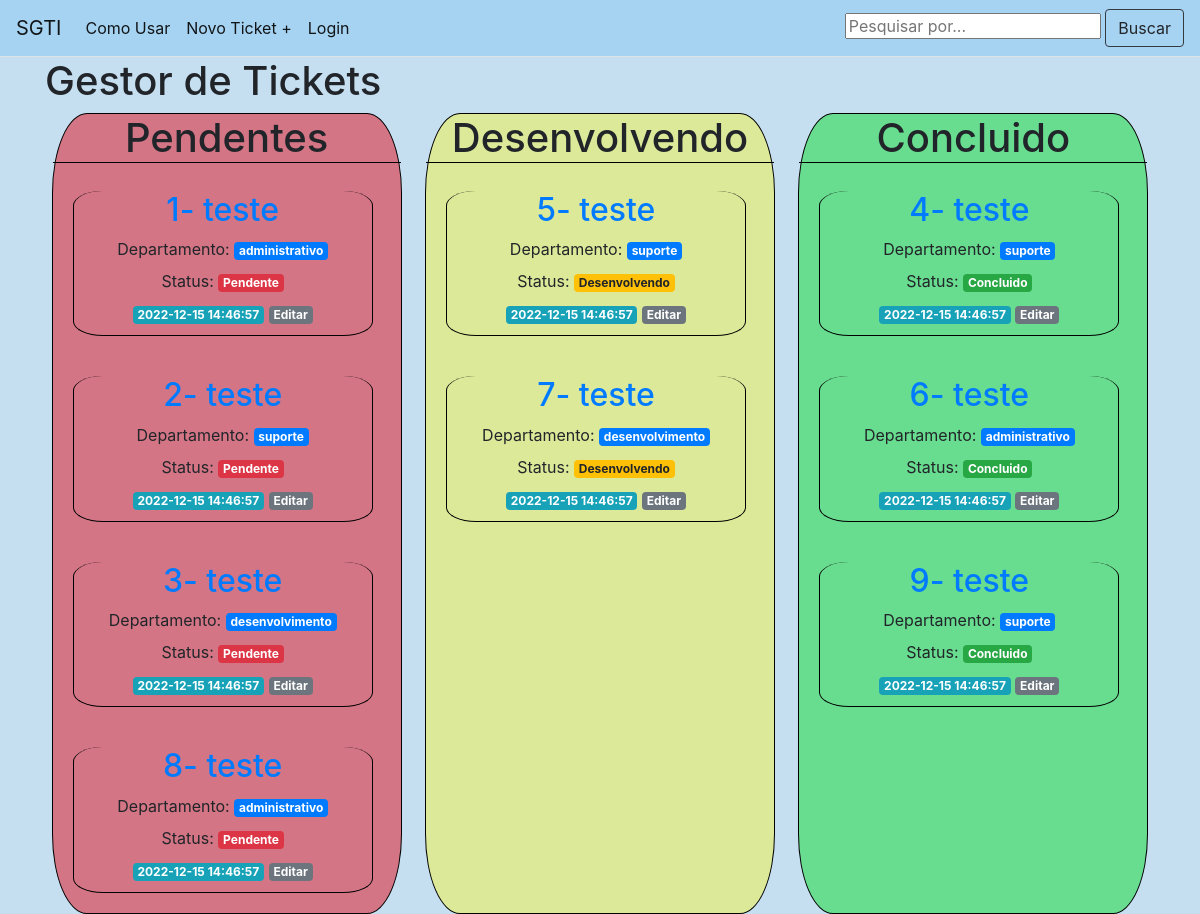
The page /home on the database its author committed.
### tables this page shows
CREATE TABLE posts (
    id INTEGER PRIMARY KEY AUTOINCREMENT,
    created TIMESTAMP NOT NULL DEFAULT CURRENT_TIMESTAMP,
    title TEXT NOT NULL,
    content TEXT NOT NULL,
    conclusao TEXT NOT NULL,
    departamentos TEXT NOT NULL,
    status TEXT NOT NULL,
    anexos TEXT NOT NULL
);

### app.py (the view, shortened to what this page needs)
@app.route('/home', methods=('GET', 'POST'))
def index():
    conn = get_db_connection()
    posts = conn.execute('SELECT * FROM posts').fetchall()
    logado = conn.execute('SELECT * FROM posts').fetchall()
    conn.close()
    return render_template('indexnew.html', posts=posts)

### app.py (called while the page is built)
def get_db_connection():
    conn = sqlite3.connect('database.db')
    conn.row_factory = sqlite3.Row
    return conn

### templates/indexnew.html
{% extends 'base.html' %}
{% block content %}
<h1 id="titulo">{% block title %} Gestor de Tickets {% endblock %}</h1>
<div class="pedidos">
    <div class="basePendente">
        <h1 id="titulo" style="text-align:center">Pendentes</h1>
        {% for post in posts %}
        {% if post['Status'] == 'pendente' %}
        <div class="cards">
            <div class="square">
                <a href="{{ url_for('post', post_id=post['id']) }}">
                    <h2>{{post['id']}}- {{ post['title'] }} </h2>
                </a>
                <label for="">Departamento: <span class="badge badge-primary">{{post['departamentos']}}</span></label>
                <br>
                <label>Status: <span class="{{post['Status']}}">{{post['Status']}}</span></label>
                <br>
                <span class="badge badge-info">{{ post['created'] }}</span>
                <a href="{{ url_for('edit', id=post['id']) }}">
                    <span class="badge badge-secondary">Editar</span>
                </a>
            </div>
        </div>
        {% endif %}
        {% endfor %}
    </div>
    <div class="baseDesenvolvendo">
        <h1 id="titulo" style="text-align:center">Desenvolvendo</h1>
        {% for post in posts %}
        {% if post['Status'] == 'desenvolvendo' %}
        <div class="cards">
            <div class="square">
                <a href="{{ url_for('post', post_id=post['id']) }}">
                    <h2>{{post['id']}}- {{ post['title'] }} </h2>
                </a>
                <label for="">Departamento: <span class="badge badge-primary">{{post['departamentos']}}</span></label>
                <br>
                <label>Status: <span class="{{post['Status']}}">{{post['Status']}}</span></label>
                <br>
                <span class="badge badge-info">{{ post['created'] }}</span>
                <a href="{{ url_for('edit', id=post['id']) }}">
                    <span class="badge badge-secondary">Editar</span>
                </a>
            </div>
        </div>
        {%endif%}
        {% endfor %}
    </div>
    <div class="baseFinalizado">
        <h1 id="titulo" style="text-align:center">Concluido</h1>
        {% for post in posts %}
        {% if post['Status'] == 'concluido' %}
        <div class="cards">
            <div class="square">
                <a href="{{ url_for('post', post_id=post['id']) }}">
                    <h2>{{post['id']}}- {{ post['title'] }} </h2>
                </a>
                <label for="">Departamento: <span class="badge badge-primary">{{post['departamentos']}}</span></label>
                <br>
                <label>Status: <span class="{{post['Status']}}">{{post['Status']}}</span></label>
                <br>
                <span class="badge badge-info">{{ post['created'] }}</span>
                <a href="{{ url_for('edit', id=post['id']) }}">
                    <span class="badge badge-secondary">Editar</span>
                </a>
            </div>
        </div>
        {%endif%}
        {% endfor %}
    </div>
</div>
{% endblock %}

### static/css/style.css (style rules this page uses)
.pendente { text-transform: capitalize; color: #fff; background-color: #dc3545; display: inline-block; padding: .25em .4em; font-size: 75%; font-weight: 700; line-height: 1; text-align: center; white-space: nowrap; vertical-align: baseline; border-radius: .25rem; transition: color .15s ease-in-out, background-color .15s ease-in-out, border-color .15s ease-in-out, box-shadow .15s ease-in-out; }
.desenvolvendo { text-transform: capitalize; color: #212529; background-color: #ffc107; display: inline-block; padding: .25em .4em; font-size: 75%; font-weight: 700; line-height: 1; text-align: center; white-space: nowrap; vertical-align: baseline; border-radius: .25rem; transition: color .15s ease-in-out, background-color .15s ease-in-out, border-color .15s ease-in-out, box-shadow .15s ease-in-out; }
.concluido { text-transform: capitalize; color: #fff; background-color: #28a745; display: inline-block; padding: .25em .4em; font-size: 75%; font-weight: 700; line-height: 1; text-align: center; white-space: nowrap; vertical-align: baseline; border-radius: .25rem; transition: color .15s ease-in-out, background-color .15s ease-in-out, border-color .15s ease-in-out, box-shadow .15s ease-in-out; }
.cards { padding: 20px; }
.square { border-bottom: solid 1px black; border-right: solid 1px black; border-left: solid 1px black; text-align: center; width: 300px; padding-bottom: 10px; border-radius: 10%; }
.pedidos { display: flex; justify-content: space-around; }
.basePendente { background-color: #dc35469f; width: 350px; border-radius: 10%; border: solid 1px black; }
.basePendente h1 { border-bottom: #000 solid 1px; }
.baseDesenvolvendo { background-color: #fff70f62; width: 350px; margin-left: 10px; margin-right: 10px; border-radius: 10%; border: solid 1px black; }
.baseDesenvolvendo h1 { border-bottom: #000 solid 1px; }
.baseFinalizado { background-color: #35dc59a3; width: 350px; border-radius: 10%; border: solid 1px black; }
.baseFinalizado h1 { border-bottom: #000 solid 1px; }

### rows shown on the page
posts: id "1", title "teste", departamentos "administrativo", Status "Pendente", created "2022-12-15 14:46:57"
posts: id "2", title "teste", departamentos "suporte", Status "Pendente", created "2022-12-15 14:46:57"
posts: id "3", title "teste", departamentos "desenvolvimento", Status "Pendente", created "2022-12-15 14:46:57"
posts: id "8", title "teste", departamentos "administrativo", Status "Pendente", created "2022-12-15 14:46:57"
posts: id "5", title "teste", departamentos "suporte", Status "Desenvolvendo", created "2022-12-15 14:46:57"
posts: id "7", title "teste", departamentos "desenvolvimento", Status "Desenvolvendo", created "2022-12-15 14:46:57"
posts: id "4", title "teste", departamentos "suporte", Status "Concluido", created "2022-12-15 14:46:57"
posts: id "6", title "teste", departamentos "administrativo", Status "Concluido", created "2022-12-15 14:46:57"
posts: id "9", title "teste", departamentos "suporte", Status "Concluido", created "2022-12-15 14:46:57"
